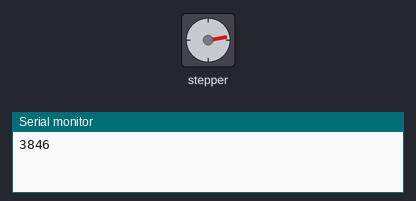
Simulated run of this sketch. Board: Arduino Uno, built with avr-gcc and run on an emulated ATmega328P. Parts: stepper motor, the last lines printed to the serial monitor. Wiring (inferred from the names in the program): stepper motor driver (200 steps per turn assumed): step pin 3; direction pin 2.

Above: at 0.05 s.
At 2.95 s:
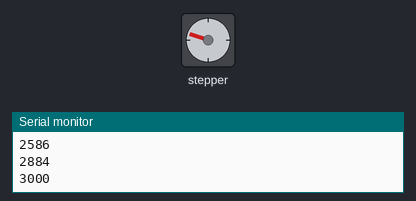
At 6.15 s:
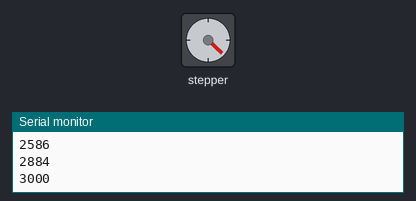
At 12.25 s:
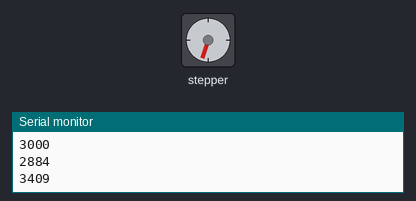
Timing chart, 0 to 15.9 s (numbered marks = the images above):
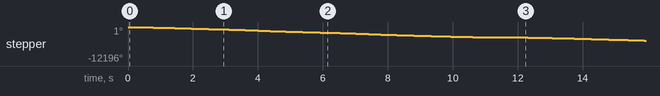

Measured:
- by itself, stepper: turns 3762° counter-clockwise in 11.3 s, repeating every 12.3 s

The sketch:

A4988_Crude_driver.ino
```cpp
#define dirPin 2
#define stepPin 3
#define stepsPerRevolution 200

void setup() {
  pinMode(stepPin, OUTPUT);
  pinMode(dirPin, OUTPUT);
    // Set the spinning direction counterclockwise:
  digitalWrite(dirPin, LOW);

  Serial.begin(9600);
}

void loop() {
  set(39,4);
  set(58,4);
  set(52,1);
  set(50,1);
  set(44,1);
  set(77,4);
  set(58,4);
  set(52,1);
  set(50,1);
  set(44,1);
  set(77,4);
  set(58,4);
  set(52,1);
  set(50,1);
  set(52,1);
  set(44,4);
  delay(1000);
}

void set(int speed, int duration){
  // convert rpm to microseconds for on and off period of pulse
  int realSpeed = (int)floor((((60.0 / speed) * 1000000.0) / stepsPerRevolution) / 2.0);
  Serial.println(realSpeed);
    for (int i = 0; i < (speed * duration); i++) {
    // These four lines result in 1 step:
    digitalWrite(stepPin, HIGH);
    delayMicroseconds(realSpeed);
    digitalWrite(stepPin, LOW);
    delayMicroseconds(realSpeed);
  }
  delay(10);
}
```
